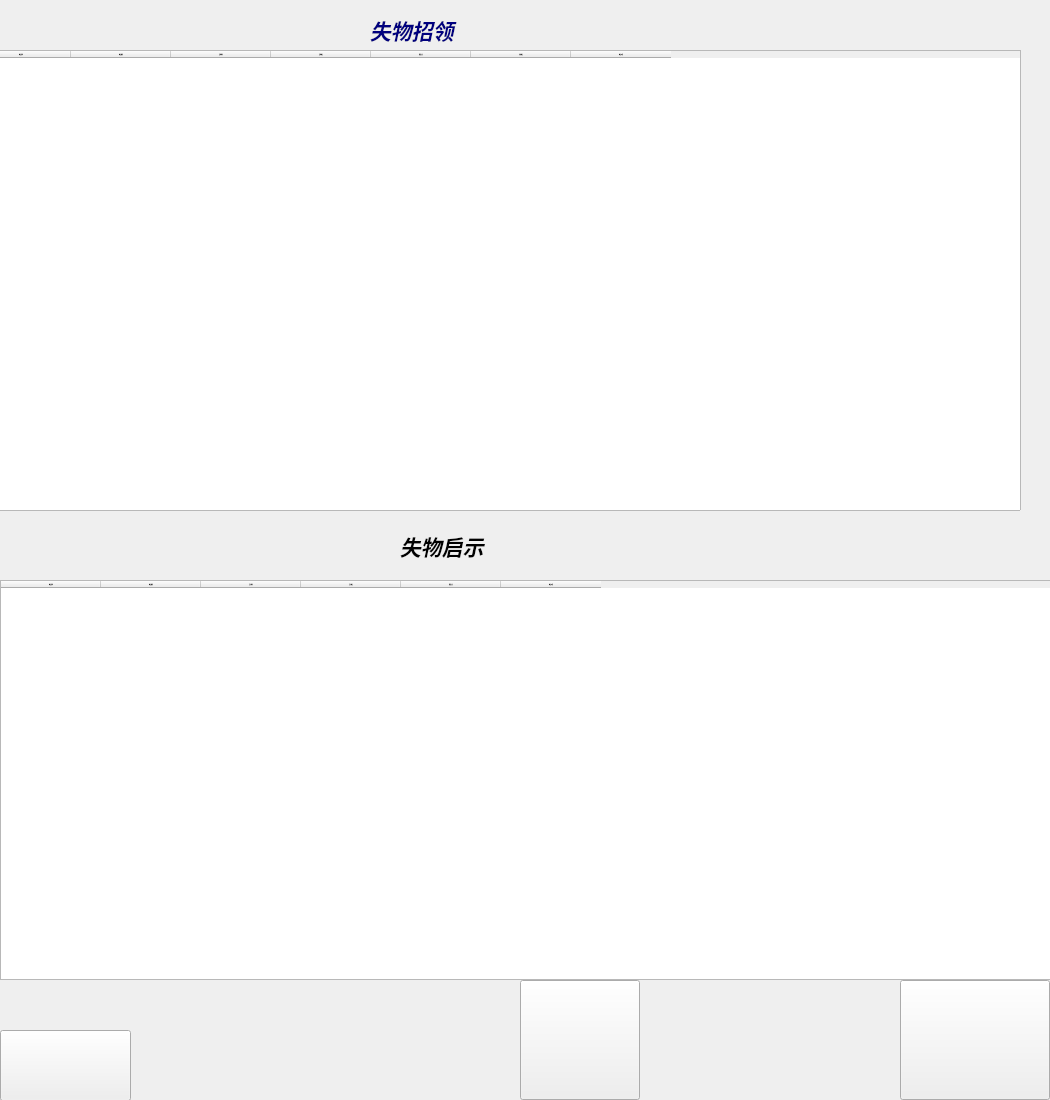
<?xml version="1.0" encoding="UTF-8"?>
<ui version="4.0">
 <class>From</class>
 <widget class="QWidget" name="From">
  <property name="geometry">
   <rect>
    <x>0</x>
    <y>0</y>
    <width>1050</width>
    <height>1100</height>
   </rect>
  </property>
  <property name="font">
   <font>
    <pointsize>1</pointsize>
   </font>
  </property>
  <property name="windowTitle">
   <string>Form</string>
  </property>
  <widget class="QLabel" name="bgd">
   <property name="geometry">
    <rect>
     <x>0</x>
     <y>0</y>
     <width>100</width>
     <height>100</height>
    </rect>
   </property>
   <property name="maximumSize">
    <size>
     <width>100</width>
     <height>100</height>
    </size>
   </property>
   <property name="text">
    <string/>
   </property>
   <property name="pixmap">
    <pixmap>:/hall_picture/bgd_3.jpg</pixmap>
   </property>
   <property name="scaledContents">
    <bool>true</bool>
   </property>
  </widget>
  <widget class="QPushButton" name="person_button">
   <property name="geometry">
    <rect>
     <x>900</x>
     <y>980</y>
     <width>150</width>
     <height>120</height>
    </rect>
   </property>
   <property name="sizePolicy">
    <sizepolicy hsizetype="Minimum" vsizetype="Fixed">
     <horstretch>0</horstretch>
     <verstretch>0</verstretch>
    </sizepolicy>
   </property>
   <property name="minimumSize">
    <size>
     <width>0</width>
     <height>0</height>
    </size>
   </property>
   <property name="toolTip">
    <string>&lt;html&gt;&lt;head/&gt;&lt;body&gt;&lt;p&gt;&lt;span style=&quot; font-size:10pt; font-weight:600; font-style:italic; color:#aaff00;&quot;&gt;个人中心&lt;/span&gt;&lt;/p&gt;&lt;/body&gt;&lt;/html&gt;</string>
   </property>
   <property name="text">
    <string/>
   </property>
   <property name="iconSize">
    <size>
     <width>150</width>
     <height>120</height>
    </size>
   </property>
  </widget>
  <widget class="QPushButton" name="release_buttton">
   <property name="geometry">
    <rect>
     <x>520</x>
     <y>980</y>
     <width>120</width>
     <height>120</height>
    </rect>
   </property>
   <property name="minimumSize">
    <size>
     <width>0</width>
     <height>0</height>
    </size>
   </property>
   <property name="maximumSize">
    <size>
     <width>1000</width>
     <height>1000</height>
    </size>
   </property>
   <property name="toolTip">
    <string>&lt;!DOCTYPE HTML PUBLIC &quot;-//W3C//DTD HTML 4.0//EN&quot; &quot;http://www.w3.org/TR/REC-html40/strict.dtd&quot;&gt;
&lt;html&gt;&lt;head&gt;&lt;meta name=&quot;qrichtext&quot; content=&quot;1&quot; /&gt;&lt;style type=&quot;text/css&quot;&gt;
p, li { white-space: pre-wrap; }
&lt;/style&gt;&lt;/head&gt;&lt;body style=&quot; font-family:'SimSun'; font-size:9pt; font-weight:400; font-style:normal;&quot;&gt;
&lt;p style=&quot; margin-top:12px; margin-bottom:12px; margin-left:0px; margin-right:0px; -qt-block-indent:0; text-indent:0px;&quot;&gt;&lt;span style=&quot; font-size:10pt; font-weight:600; font-style:italic; color:#00ffff;&quot;&gt;发布信息&lt;/span&gt;&lt;/p&gt;&lt;/body&gt;&lt;/html&gt;</string>
   </property>
   <property name="styleSheet">
    <string notr="true">QPushBtrron
{
background-color:rgb(170,170,255);
color:white;
border-radius:50px;
border:2px groove gray;
border-style:outset;
}</string>
   </property>
   <property name="text">
    <string/>
   </property>
   <property name="iconSize">
    <size>
     <width>150</width>
     <height>150</height>
    </size>
   </property>
  </widget>
  <widget class="QPushButton" name="pushButton_back">
   <property name="geometry">
    <rect>
     <x>0</x>
     <y>1030</y>
     <width>131</width>
     <height>71</height>
    </rect>
   </property>
   <property name="text">
    <string/>
   </property>
   <property name="icon">
    <iconset>
     <normaloff>:/hall_picture/返回.png</normaloff>:/hall_picture/返回.png</iconset>
   </property>
   <property name="iconSize">
    <size>
     <width>50</width>
     <height>50</height>
    </size>
   </property>
  </widget>
  <widget class="QTableWidget" name="tableWidget_2">
   <property name="geometry">
    <rect>
     <x>0</x>
     <y>580</y>
     <width>1051</width>
     <height>400</height>
    </rect>
   </property>
   <column>
    <property name="text">
     <string>物品名称</string>
    </property>
   </column>
   <column>
    <property name="text">
     <string>物品类型</string>
    </property>
   </column>
   <column>
    <property name="text">
     <string>丢失时间</string>
    </property>
   </column>
   <column>
    <property name="text">
     <string>丢失地点</string>
    </property>
   </column>
   <column>
    <property name="text">
     <string>联系方式</string>
    </property>
   </column>
   <column>
    <property name="text">
     <string>物品价值</string>
    </property>
   </column>
  </widget>
  <widget class="QLabel" name="label">
   <property name="geometry">
    <rect>
     <x>370</x>
     <y>-10</y>
     <width>451</width>
     <height>81</height>
    </rect>
   </property>
   <property name="font">
    <font>
     <family>幼圆</family>
     <pointsize>1</pointsize>
     <italic>true</italic>
     <bold>true</bold>
    </font>
   </property>
   <property name="text">
    <string>&lt;html&gt;&lt;head/&gt;&lt;body&gt;&lt;p&gt;&lt;span style=&quot; font-size:16pt; color:#00007f;&quot;&gt;失物招领&lt;/span&gt;&lt;/p&gt;&lt;/body&gt;&lt;/html&gt;</string>
   </property>
  </widget>
  <widget class="QLabel" name="label_2">
   <property name="geometry">
    <rect>
     <x>400</x>
     <y>510</y>
     <width>281</width>
     <height>71</height>
    </rect>
   </property>
   <property name="font">
    <font>
     <family>幼圆</family>
     <pointsize>16</pointsize>
     <italic>true</italic>
     <bold>true</bold>
    </font>
   </property>
   <property name="text">
    <string>失物启示</string>
   </property>
  </widget>
  <widget class="QTableWidget" name="tableWidget">
   <property name="geometry">
    <rect>
     <x>-30</x>
     <y>50</y>
     <width>1051</width>
     <height>461</height>
    </rect>
   </property>
   <column>
    <property name="text">
     <string>物品名称</string>
    </property>
   </column>
   <column>
    <property name="text">
     <string>物品类型</string>
    </property>
   </column>
   <column>
    <property name="text">
     <string>发现时间</string>
    </property>
   </column>
   <column>
    <property name="text">
     <string>发现地点</string>
    </property>
   </column>
   <column>
    <property name="text">
     <string>联系方式</string>
    </property>
   </column>
   <column>
    <property name="text">
     <string>存放地点</string>
    </property>
   </column>
   <column>
    <property name="text">
     <string>物品价值</string>
    </property>
   </column>
  </widget>
 </widget>
 <resources/>
 <connections/>
</ui>
